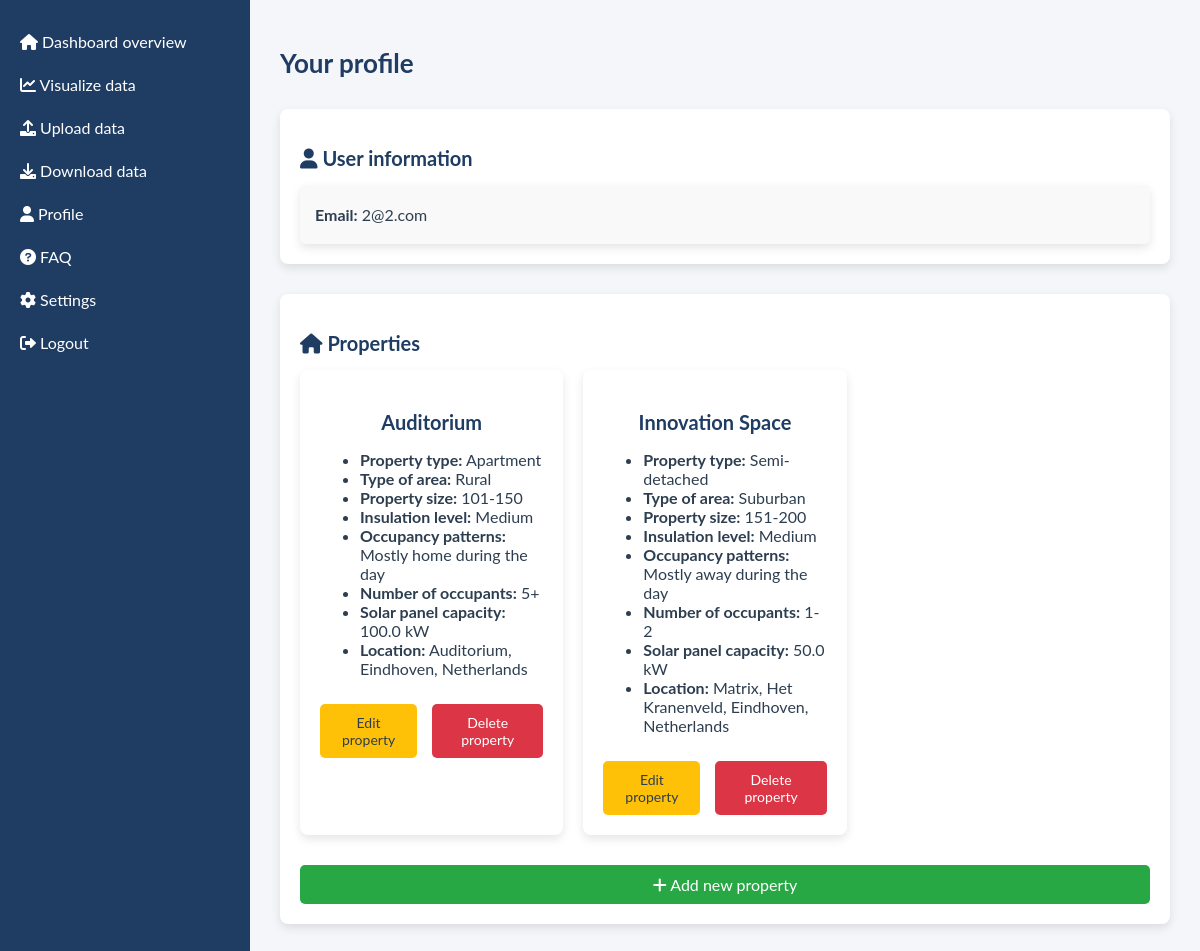
Screenshot of /profile (signed in) with the database file from the repository.
### tables this page shows
CREATE TABLE houses (
                id INTEGER PRIMARY KEY AUTOINCREMENT,
                user_id INTEGER NOT NULL,
                name TEXT NOT NULL,
                type_of_area TEXT NOT NULL,
                house_type TEXT NOT NULL,
                house_size TEXT NOT NULL,
                occupants TEXT NOT NULL,
                occupancy_patterns TEXT NOT NULL,
                insulation_level TEXT NOT NULL,
                solar_capacity REAL NOT NULL,
                location TEXT,
                FOREIGN KEY(user_id) REFERENCES users(id)
            );

### app.py (the view)
@app.route('/profile')
def profile():
    if 'user_id' not in session:
        return redirect(url_for('login'))
    user_id = session['user_id']
    with sqlite3.connect(db_file) as conn:
        conn.row_factory = sqlite3.Row
        c = conn.cursor()
        c.execute('''
            SELECT id, user_id, name, type_of_area, house_size, house_type,
                   insulation_level, occupants, occupancy_patterns, solar_capacity, location
            FROM houses
            WHERE user_id = ?
        ''', (user_id,))
        houses = c.fetchall()
    return render_template('profile.html', houses=houses)

### templates/profile.html (shortened to what this page needs)
<!DOCTYPE html>
<html lang="en">
<head>
    <link rel="stylesheet" href="{{ url_for('static', filename='css/sidebar.css') }}">
    <link rel="stylesheet" href="{{ url_for('static', filename='css/profile.css') }}">
    <link rel="stylesheet" href="https://cdnjs.cloudflare.com/ajax/libs/font-awesome/6.0.0-beta3/css/all.min.css">
</head>
<body>
    <div class="sidebar" id="sidebar">
        <a href="{{ url_for('dashboard') }}"><i class="fas fa-home"></i> Dashboard overview</a>
        <a href="{{ url_for('visualize_data') }}"><i class="fas fa-chart-line"></i> Visualize data</a>
        <a href="{{ url_for('upload') }}"><i class="fas fa-upload"></i> Upload data</a>
        <a href="{{ url_for('download') }}"><i class="fas fa-download"></i> Download data</a>
        <a href="{{ url_for('profile') }}"><i class="fas fa-user"></i> Profile</a>
        <a href="{{ url_for('faq') }}"><i class="fas fa-question-circle"></i> FAQ</a>
        <a href="{{ url_for('settings') }}"><i class="fas fa-cog"></i> Settings</a>
        <a href="{{ url_for('logout') }}"><i class="fas fa-sign-out-alt"></i> Logout</a>
    </div>
    <div class="dashboard-content">
        <h1 class="page-title">Your profile</h1>
        <div class="profile-section">
            <h2><i class="fas fa-user"></i> User information</h2>
            <div class="user-info">
                <p><strong>Email:</strong> {{ session['username'] }}</p>
            </div>
        </div>
        <div class="profile-section">
            <h2><i class="fas fa-home"></i> Properties</h2>
            <div class="houses-container">
                {% for house in houses %}
                <div class="house-card">
                    <h3>{{ house['name'] }}</h3>
                    <ul>
                        <li><strong>Property type:</strong> {{ house['house_type'] }}</li>
                        <li><strong>Type of area:</strong> {{ house['type_of_area'] }}</li>
                        <li><strong>Property size:</strong> {{ house['house_size'] }}</li>
                        <li><strong>Insulation level:</strong> {{ house['insulation_level'] }}</li>
                        <li><strong>Occupancy patterns:</strong> {{ house['occupancy_patterns'] }}</li>
                        <li><strong>Number of occupants:</strong> {{ house['occupants'] }}</li>
                        <li><strong>Solar panel capacity:</strong> {{ house['solar_capacity'] }} kW</li>
                        <li><strong>Location:</strong> {{ house['location'] }}</li>
                    </ul>
                    <div class="button-container">
                        <a href="{{ url_for('edit_house', house_id=house['id']) }}" class="btn edit-btn">Edit
                            property</a>
                        <a href="{{ url_for('delete_house', house_id=house['id']) }}" class="btn delete-btn"
                            onclick="return confirm('Are you sure you want to delete this house?');">Delete property</a>
                    </div>
                </div>
                {% endfor %}
                <a href="{{ url_for('add_house') }}" class="btn add-house-btn">
                    <i class="fas fa-plus"></i> Add new property
                </a>
            </div>
        </div>
    </div>
</body>
</html>

### static/css/sidebar.css (style rules this page uses)
.sidebar { width: 250px; height: 100%; position: fixed; top: 0; left: 0; background-color: #1f3c63; color: white; padding-top: 20px; text-align: left; z-index: 1000; }
.sidebar a { padding: 12px 20px; font-size: 16px; color: #fff; text-decoration: none; display: block; transition: background-color 0.3s, color 0.3s; font-family: 'Lato', sans-serif; font-weight: 400; }

### static/css/profile.css (style rules this page uses)
body { font-family: 'Lato', sans-serif; background-color: #f5f6fa; color: #2d3e50; margin: 0; text-align: left; }
.dashboard-content { margin-left: 250px; padding: 30px; background-color: #f5f6fa; }
.page-title { font-size: 26px; font-weight: bold; color: #1f3c63; margin-bottom: 30px; }
.profile-section { background: #ffffff; padding: 20px; border-radius: 8px; box-shadow: 0 4px 10px rgba(0, 0, 0, 0.1); margin-bottom: 30px; }
.profile-section h2 { font-size: 20px; font-weight: bold; color: #1f3c63; margin-bottom: 15px; }
.user-info { background: #f9f9f9; padding: 15px; border-radius: 5px; box-shadow: 0 4px 10px rgba(0, 0, 0, 0.1); }
.user-info p { font-size: 16px; margin: 5px 0; }
.houses-container { display: flex; flex-wrap: wrap; gap: 20px; justify-content: flex-start; }
.house-card { background: #ffffff; padding: 20px; border-radius: 8px; box-shadow: 0 4px 10px rgba(0, 0, 0, 0.1); width: calc(33.333% - 20px); transition: transform 0.3s ease, box-shadow 0.3s ease; box-sizing: border-box; text-align: left; }
.house-card h3 { font-size: 20px; color: #1f3c63; margin-bottom: 15px; text-align: center; }
.button-container { display: flex; gap: 15px; justify-content: center; }
.btn { display: inline-block; padding: 10px 15px; font-size: 14px; color: #ffffff; border: none; border-radius: 5px; cursor: pointer; text-align: center; text-decoration: none; transition: background-color 0.3s ease; margin-top: 10px; }
.add-house-btn { background-color: #28a745; font-size: 16px; width: 100%; }
.edit-btn { background-color: #ffc107; color: #2d3e50; }
.delete-btn { background-color: #dc3545; }

### rows the page displays
houses: name "Auditorium", house_type "Apartment", type_of_area "Rural", house_size "101-150", insulation_level "Medium", occupancy_patterns "Mostly home during the day", occupants "5+", solar_capacity "100.0", location "Auditorium, Eindhoven, Netherlands"
houses: name "Innovation Space", house_type "Semi-detached", type_of_area "Suburban", house_size "151-200", insulation_level "Medium", occupancy_patterns "Mostly away during the day", occupants "1-2", solar_capacity "50.0", location "Matrix, Het Kranenveld, Eindhoven, Netherlands"

### other values shown
{{ session['username'] }} "2@2.com"
